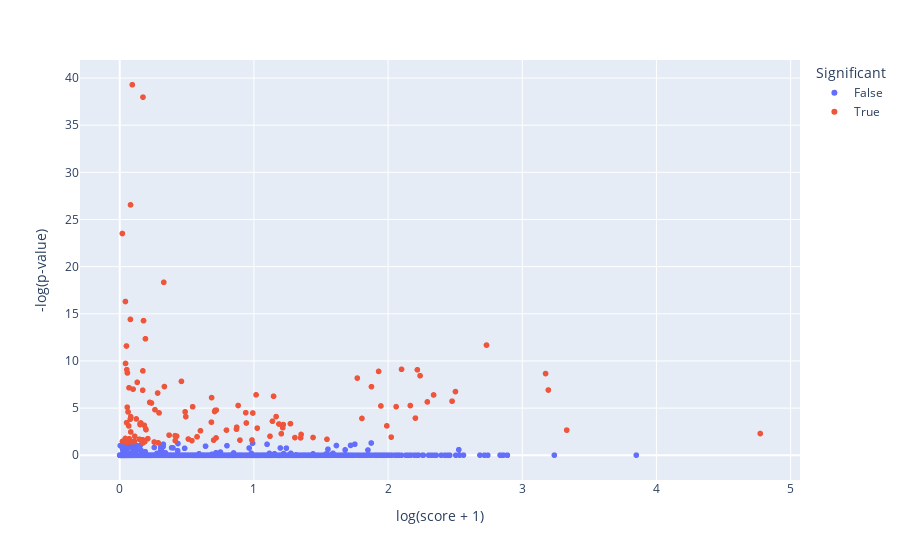

The cell this chart's notebook holds for it:
### Code cell
receptors_score = pd.DataFrame.from_dict(node["receptors_score"], orient="index", columns=["Score"])
receptors_zscore = np.log2(pd.DataFrame.from_dict(node["receptors_zscore"], orient="index", columns=["Z-score"]))
receptors_corr_pval = pd.DataFrame.from_dict(node["receptors_corr_pval"], orient="index", columns=["p-value"])
receptors_merge = receptors_score.merge(receptors_zscore, how="left", left_index=True, right_index=True)
receptors_merge = receptors_merge.merge(receptors_corr_pval, how="left", left_index=True, right_index=True)
receptors_merge["log(score + 1)"] = np.log10(receptors_merge["Score"]+1)
receptors_merge["Significant"] = [True if p_val < 0.05 else False for p_val in receptors_merge["p-value"]]
receptors_merge["-log(p-value)"] = -np.log10(receptors_merge["p-value"])

receptor_fig = px.scatter(
    receptors_merge, 
    x="log(score + 1)", 
    y="-log(p-value)",
    color="Significant",
    hover_name=receptors_merge.index,
    hover_data=["Score", "Z-score", "p-value"],
)
receptor_fig.show()

### Figure 1 — Plotly figure (JSON) as saved in the notebook; plotly's stock layout.template omitted (floating-point values rounded to 4 significant figures; data arrays with more than 128 entries replaced by an {"elided": "..."} marker saying what was removed)
{"data": [{"customdata": {"elided": "2498x3 float values"}, "hovertemplate": "<b>%{hovertext}</b><br><br>Significant=False<br>log(score + 1)=%{x}<br>-log(p-value)=%{y}<br>Score=%{customdata[0]}<br>Z-score=%{customdata[1]}<br>p-value=%{customdata[2]}<extra></extra>", "hovertext": {"elided": "2498 str values"}, "legendgroup": "False", "marker": {"color": "#636efa", "symbol": "circle"}, "mode": "markers", "name": "False", "showlegend": true, "type": "scattergl", "x": {"elided": "2498 float values"}, "xaxis": "x", "y": {"elided": "2498 float values"}, "yaxis": "y"}, {"customdata": {"elided": "126x3 float values"}, "hovertemplate": "<b>%{hovertext}</b><br><br>Significant=True<br>log(score + 1)=%{x}<br>-log(p-value)=%{y}<br>Score=%{customdata[0]}<br>Z-score=%{customdata[1]}<br>p-value=%{customdata[2]}<extra></extra>", "hovertext": ["5-HT2C receptor", "M5 receptor", "AT2 receptor", "BB1 receptor", "BB3 receptor", "CB1 receptor", "CB2 receptor", "CCR6", "CXCR5", "GPR33", "GPR45", "GPR87", "GPR160", "MRGPRG", "GPR179", "D2 receptor", "FFA1 receptor", "GAL1 receptor", "GLP-2 receptor", "NMU2 receptor", "P2Y12 receptor", "P2Y14 receptor", "RXFP4", "NK3 receptor", "TAS2R14", "TAS2R39", "TAS2R46", "TA1 receptor", "V1B receptor", "Hepatocyte nuclear factor-4-α", "Hepatocyte nuclear factor-4-γ", "Estrogen receptor-β", "TRPP2", "K2P18.1", "Cav1.3", "Kv1.1", "Kv1.4", "Kv3.3", "Kv6.4", "Kv12.1", "Hv1", "Nav1.3", "Nav1.4", "5-HT3A", "GABAA receptor β2 subunit", "GluA3", "P2X1", "P2X5", "ClC-4", "Interleukin-4 receptor subunit α", "CD40", "CIITA", "NLRP4", "NLRP5", "RTP Type O", "TLR6", "TLR7", "TLR10", "Guanylyl cyclase-C", "TACI", "BAFF receptor", "B cell maturation antigen", "kynurenine 3-monooxygenase", "monoacylglycerol O-acyltransferase 2", "histone deacetylase 9", "Ecto-5'-Nucleotidase", "alkaline ceramidase 2", "Arginine:glycine amidinotransferase", "carbonic anhydrase 1", "CYP11B1", "CYP26C1", "doublecortin like kinase 2", "leucine rich repeat kinase 1", "leucine rich repeat kinase 2", "5-LOX", "15-LOX-1", "MMP3", "MMP26", "ADAM28", "calcium/calmodulin dependent protein kinase kinase 1", "NADPH oxidase 3", "paraoxonase 1", "phosphatidylinositol-4-phosphate 5-kinase type 1 beta", "PLCγ2", "sPLA2-3", "coagulation factor II, thrombin", "kallikrein 1", "suppression of tumorigenicity 14", "delta 4-desaturase, sphingolipid 2", "BLK proto-oncogene, Src family tyrosine kinase", "LYN proto-oncogene, Src family tyrosine kinase", "src-related kinase lacking C-terminal regulatory tyrosine and N-terminal myristylation sites", "spleen associated tyrosine kinase", "cyclin dependent kinase 14", "Bruton tyrosine kinase", "ABCB4", "PMCA3", "GAT3", "Excitatory amino acid transporter 5", "solute carrier family 25 member 48", "Uncoupling protein 3", "NTT5", "Organic cation transporter-like 3", "Putative sodium-coupled neutral amino acid transporter 11", "Monocarboxylate transporter 9", "Vesicular monoamine transporter 1", "Sodium-dependent vitamin C transporter 3", "Equilibrative nucleoside transporter 2", "Ammonium transporter Rh type A", "Solute carrier family 45 member 3", "Cationic amino acid transporter 3", "Sodium/phosphate cotransporter 3", "Vesicular glutamate transporter 2", "CD1d molecule", "CD19", "CD20 (membrane-spanning 4-domains, subfamily A, member 1)", "CD22", "CD37 molecule", "CD74", "CD79B", "Fc fragment of IgE receptor II", "CECR2 histone acetyl-lysine reader", "regulator of G-protein signaling 8", "regulator of G-protein signaling 13", "amyloid P component, serum", "tubulin beta 8 class VIII"], "legendgroup": "True", "marker": {"color": "#EF553B", "symbol": "circle"}, "mode": "markers", "name": "True", "showlegend": true, "type": "scattergl", "x": [0.05467, 0.1091, 0.04039, 0.1235, 0.1576, 0.6998, 2.1, 2.023, 2.204, 0.2823, 0.07557, 0.1733, 0.9919, 0.1513, 0.147, 0.09339, 0.08197, 0.05716, 0.05313, 0.2234, 0.6832, 1.204, 0.2928, 0.04309, 0.6017, 0.3329, 0.3678, 0.3281, 0.05601, 0.08191, 0.1514, 0.8701, 0.0612, 0.1869, 0.1831, 0.06754, 0.06177, 0.03964, 0.1915, 0.7195, 2.339, 0.4599, 0.257, 0.7105, 0.4924, 0.1719, 1.025, 1.99, 0.5759, 1.545, 2.293, 2.06, 0.1117, 0.04235, 0.7177, 0.9855, 1.12, 1.876, 0.1724, 1.77, 0.9436, 1.352, 1.016, 0.04193, 1.219, 1.306, 0.5113, 1.348, 0.09711, 0.1304, 0.08041, 0.4133, 0.4872, 0.8715, 2.165, 0.4243, 0.05256, 0.2095, 2.502, 0.7072, 0.05522, 0.08322, 1.186, 1.805, 0.06906, 0.03335, 0.5434, 0.9392, 1.138, 1.929, 1.441, 0.05003, 1.946, 1.272, 2.218, 1.146, 0.01932, 0.02, 0.05138, 0.09937, 0.5378, 0.8957, 0.1707, 0.8824, 0.1939, 0.07072, 0.4127, 0.7953, 0.07861, 0.6844, 0.1956, 0.2625, 0.1709, 1.165, 2.734, 3.174, 2.238, 3.331, 4.774, 3.194, 2.477, 0.2364, 0.07945, 1.215, 0.1772, 0.2869], "xaxis": "x", "y": [1.639, 1.463, 1.447, 3.85, 3.423, 1.602, 9.109, 1.921, 3.938, 6.599, 1.478, 37.97, 4.482, 3.254, 1.689, 39.29, 4.088, 8.729, 1.351, 5.606, 3.509, 2.282, 4.492, 9.732, 2.602, 7.283, 2.135, 18.34, 5.094, 2.468, 3.355, 2.769, 1.58, 1.438, 3.171, 3.108, 4.598, 1.67, 12.35, 4.785, 6.393, 7.835, 1.406, 4.757, 4.092, 1.31, 2.878, 3.114, 1.955, 1.692, 5.656, 5.153, 2.012, 16.3, 1.837, 1.616, 2.016, 7.272, 8.949, 8.182, 3.422, 2.205, 6.407, 1.779, 3.252, 1.872, 1.721, 1.843, 1.44, 7.734, 26.55, 1.553, 4.604, 2.972, 5.27, 2.018, 9.072, 1.758, 6.75, 4.641, 1.347, 1.434, 3.315, 3.904, 7.155, 1.463, 5.143, 4.509, 3.609, 8.891, 1.882, 11.58, 5.227, 3.347, 9.061, 6.256, 23.52, 1.467, 3.452, 7.01, 1.552, 1.603, 1.644, 5.277, 2.783, 1.748, 2.076, 2.663, 3.827, 6.112, 2.716, 4.829, 6.895, 4.098, 11.68, 8.662, 8.434, 2.663, 2.303, 6.917, 5.732, 5.543, 14.41, 2.916, 14.27, 1.315], "yaxis": "y"}], "layout": {"legend": {"title": {"text": "Significant"}, "tracegroupgap": 0}, "margin": {"t": 60}, "xaxis": {"anchor": "y", "domain": [0, 1], "title": {"text": "log(score + 1)"}}, "yaxis": {"anchor": "x", "domain": [0, 1], "title": {"text": "-log(p-value)"}}}}
